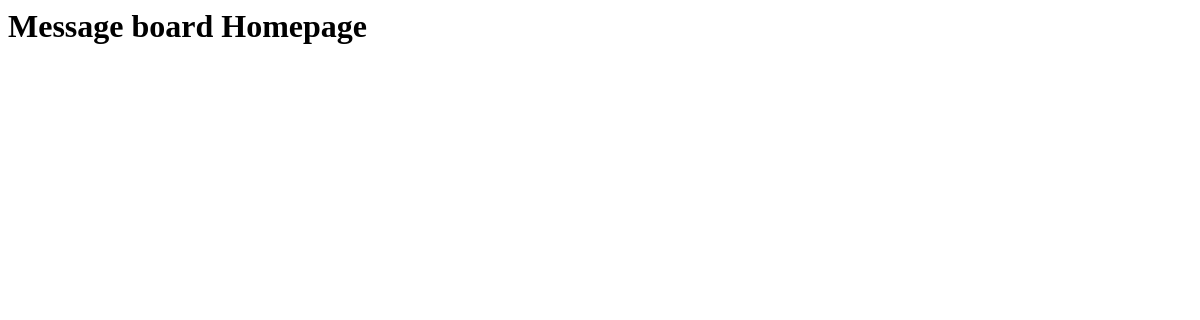
Before: / with the older database file.
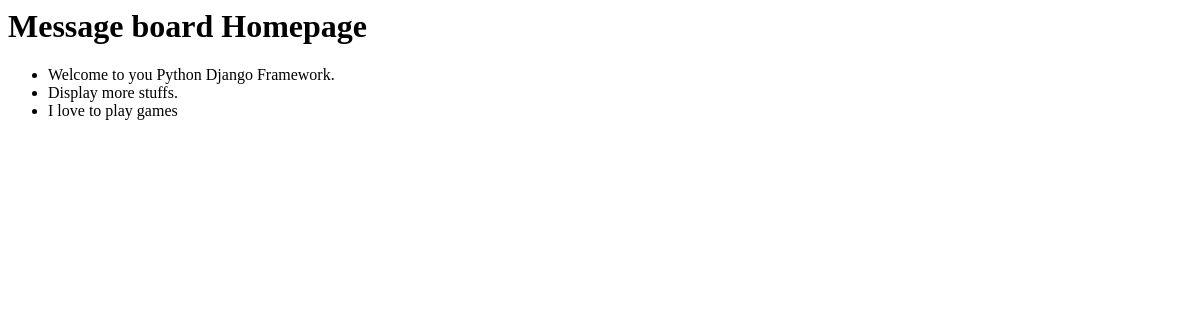
After: the same page with the newer database file.
### posts/models.py (models this page shows, shortened)
class Post(models.Model) :
    text = models.TextField()

### posts/views.py (the view)
# urls.py: path("" , HomePageView.as_view(), name="home"),
class HomePageView(ListView):
    model = Post
    template_name = "home.html"

### posts/templates/home.html
<h1>Message board Homepage</h1>
<ul>
    {% for  post in post_list %}
    <li>{{post.text}}</li>
    {% endfor %}
</ul>

Changed rows visible on the page:
added Post: text "Welcome to you Python Django Framework."
added Post: text "Display more stuffs."
added Post: text "I love to play games"
